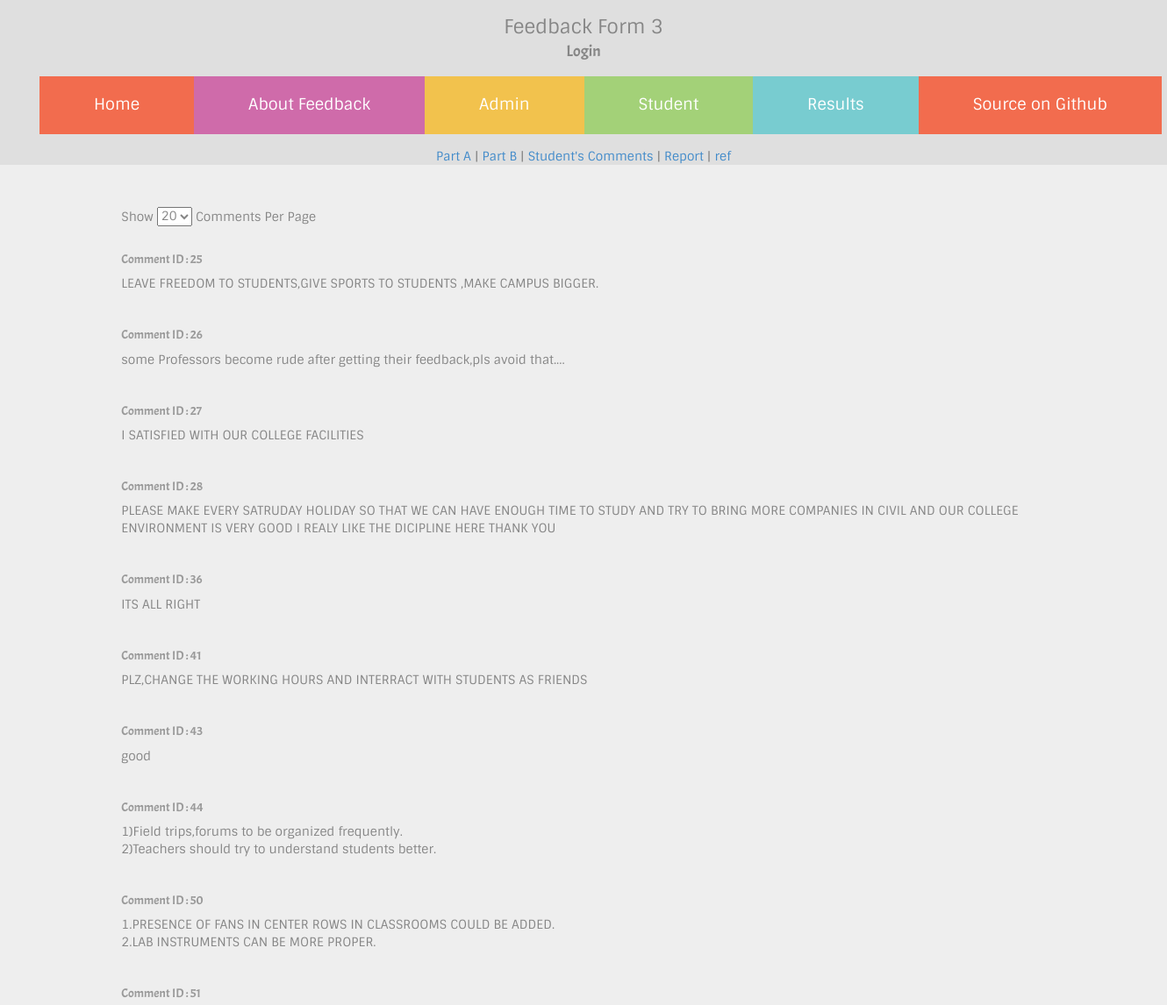
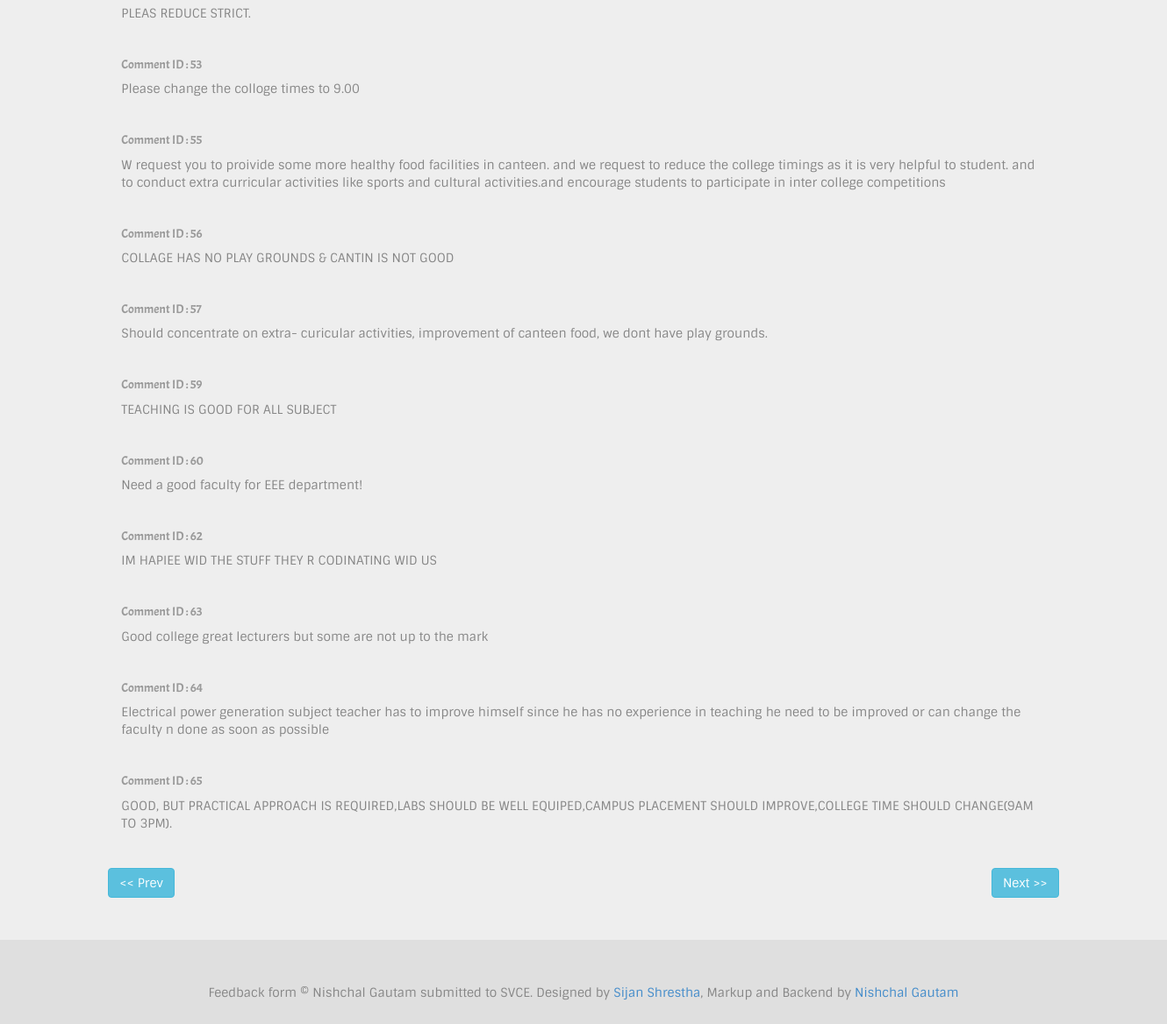
The app's page /admin/studentfeedbacks.php?limit=20&offset=20 (signed in), older data (2 pictures, top to bottom).
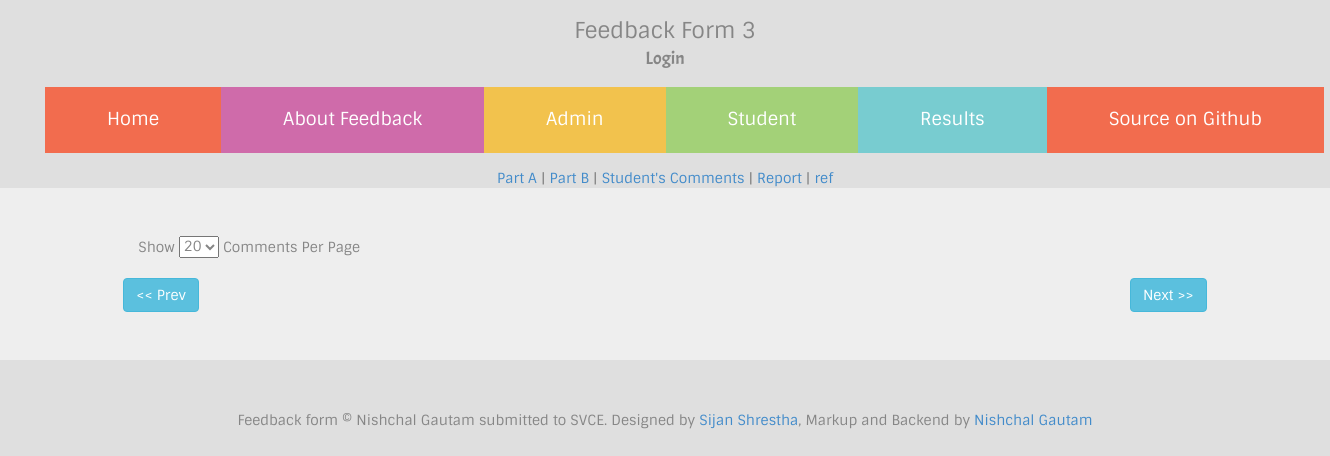
The same page, newer data.
### tables this page shows
CREATE TABLE `feedbackStudents` (
  `id` int(5) NOT NULL AUTO_INCREMENT,
  `usn` varchar(50) DEFAULT NULL,
  `message` text,
  PRIMARY KEY (`id`),
  UNIQUE KEY `usn` (`usn`),
  UNIQUE KEY `usn_2` (`usn`)
);

### classes/auth.class.php (called while the page is built, shortened)
<?php
	class authenticate
	{
		public static $db_host,$db_user,$db_pass,$db_name,$username,$password;
		public static function check(){
			$db_name=self::$db_name;
			$username=self::$username;
			$password=self::$password;
			$username=mysql_real_escape_string($username);
			$sql="SELECT * FROM `$db_name`.`admin` WHERE `username`='$username' LIMIT 1";
			$query=mysql_query($sql);
			$num=mysql_num_rows($query);
			if($num!=1){
				return false;
			}
			else{
				$data=mysql_fetch_object($query);
				$passdb=$data->password;
				if($password==$passdb){
					return true;
				}else{
					return false;
				}
			}
		}
	}
?>

### admin/studentfeedbacks.php (the view, shortened to what this page needs)
<?php
	require_once("../classes/auth.class.php");
?>
<?php $title="Login Admin"; require_once('../required_files/header.php'); ?>
	<div align="center">
		<a href="admin.php" >Part A</a> | <a href="collegeResult.php" >Part B</a> | <a href="studentfeedbacks.php">Student's Comments</a> | <a href="report.php">Report</a> | <a href="getreport.php" >ref</a>
	</div>
	<div class="jumbotron">
		<div class="row">
			<div class="col-sm-10 col-sm-offset-1">
			<form action="<?php echo $_SERVER['PHP_SELF']; ?>" onchange="this.submit()" method="get">
			Show <select style="margin-bottom:20px;" name="limit" id="">
					<?php $limit=(isset($_GET['limit']))?$_GET['limit']:20;?>
					<option value="20" <?php if ($limit==20) {echo "selected";} ?>>20</option>
				</select> Comments Per Page
			</form>
				<?php
					$limit=(isset($_GET['limit']))?$_GET['limit']:20;
					$limit=($limit<0)?0:$limit;
					$offset=(isset($_GET['offset']))?$_GET['offset']:0;
					$offset=($offset<0)?0:$offset;
					$sql="SELECT id,message FROM `$db_name`.`feedbackStudents` WHERE message != '' LIMIT $limit OFFSET $offset";
					$query=mysql_query($sql);
					while ($data=mysql_fetch_object($query)) {
						echo "<h5 class='text-muted' style='font-family:acme;'>Comment ID : ".$data->id."</h5><span style='font-family:sintony;'>".nl2br(htmlentities($data->message))."</span><hr>";
					}
				 ?>
				 <div class="row"><a href="<?php $newoffset=$offset-$limit;echo $_SERVER['PHP_SELF']."?limit=$limit&offset=$newoffset"; ?>" class="badge <?php if($newoffset<0){echo "disabled";} ?> btn btn-info">&lt;&lt; Prev</a><a href="<?php $newoffset=$offset+$limit; echo $_SERVER['PHP_SELF']."?limit=$limit&offset=$newoffset"; ?>" class="badge btn btn-info pull-right">Next &gt;&gt;</a></div>
			</div>
		</div>
	</div>
<?php require_once('../required_files/footer.php'); ?>

Row changes from the older to the newer data that the page shows:
removed feedbackstudents: id "25", message "LEAVE FREEDOM TO STUDENTS,GIVE SPORTS TO STUDENTS ,MAKE CAMPUS BIGGER."
removed feedbackstudents: id "26", message "some Professors become rude after getting their feedback,pls avoid that...."
removed feedbackstudents: id "27", message "I SATISFIED WITH OUR COLLEGE FACILITIES"
removed feedbackstudents: id "28", message "PLEASE MAKE EVERY SATRUDAY HOLIDAY SO THAT WE CAN HAVE ENOUGH TIME TO STUDY AND TRY TO BRING MORE COMPANIES IN CIVIL AND OUR COLLEGE ENVIRONMENT IS VERY GOOD I REALY LIKE THE DICIPLINE HERE THANK YOU"
removed feedbackstudents: id "36", message "ITS ALL RIGHT"
removed feedbackstudents: id "41", message "PLZ,CHANGE THE WORKING HOURS AND INTERRACT WITH STUDENTS AS FRIENDS"
removed feedbackstudents: id "43", message "good"
removed feedbackstudents: id "44", message "1)Field trips,forums to be organized frequently. 2)Teachers should try to understand students better."
removed feedbackstudents: id "50", message "1.PRESENCE OF FANS IN CENTER ROWS IN CLASSROOMS COULD BE ADDED. 2.LAB INSTRUMENTS CAN BE MORE PROPER."
removed feedbackstudents: id "51", message "PLEAS REDUCE STRICT."
removed feedbackstudents: id "53", message "Please change the colloge times to 9.00"
removed feedbackstudents: id "55", message "W request you to proivide some more healthy food facilities in canteen. and we request to reduce the college timings as it is very helpful to student. and to conduct extra curricular activities like sports and cultural activities.and encourage students to participate in inter college competitions"
removed feedbackstudents: id "56", message "COLLAGE HAS NO PLAY GROUNDS & CANTIN IS NOT GOOD"
removed feedbackstudents: id "57", message "Should concentrate on extra- curicular activities, improvement of canteen food, we dont have play grounds."
removed feedbackstudents: id "59", message "TEACHING IS GOOD FOR ALL SUBJECT"
removed feedbackstudents: id "60", message "Need a good faculty for EEE department!"
removed feedbackstudents: id "62", message "IM HAPIEE WID THE STUFF THEY R CODINATING WID US"
removed feedbackstudents: id "63", message "Good college great lecturers but some are not up to the mark"
removed feedbackstudents: id "64", message "Electrical power generation subject teacher has to improve himself since he has no experience in teaching he need to be improved or can change the faculty n done as soon as possible"
removed feedbackstudents: id "65", message "GOOD, BUT PRACTICAL APPROACH IS REQUIRED,LABS SHOULD BE WELL EQUIPED,CAMPUS PLACEMENT SHOULD IMPROVE,COLLEGE TIME SHOULD CHANGE(9AM TO 3PM)."
